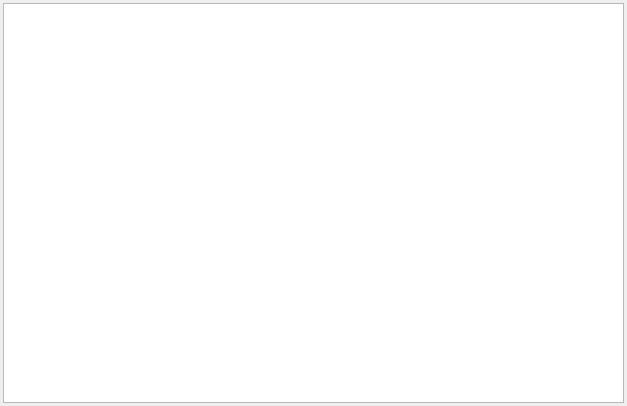
<?xml version="1.0" encoding="UTF-8"?>
<ui version="4.0">
 <class>FormList</class>
 <widget class="QWidget" name="FormList">
  <property name="geometry">
   <rect>
    <x>0</x>
    <y>0</y>
    <width>627</width>
    <height>406</height>
   </rect>
  </property>
  <property name="windowTitle">
   <string>Form</string>
  </property>
  <layout class="QVBoxLayout" name="verticalLayout">
   <property name="leftMargin">
    <number>3</number>
   </property>
   <property name="topMargin">
    <number>3</number>
   </property>
   <property name="rightMargin">
    <number>3</number>
   </property>
   <property name="bottomMargin">
    <number>3</number>
   </property>
   <item>
    <widget class="QTableView" name="tableView">
     <property name="editTriggers">
      <set>QAbstractItemView::NoEditTriggers</set>
     </property>
     <property name="alternatingRowColors">
      <bool>true</bool>
     </property>
     <property name="selectionMode">
      <enum>QAbstractItemView::SingleSelection</enum>
     </property>
     <attribute name="verticalHeaderDefaultSectionSize">
      <number>23</number>
     </attribute>
     <attribute name="verticalHeaderMinimumSectionSize">
      <number>23</number>
     </attribute>
    </widget>
   </item>
  </layout>
 </widget>
 <resources/>
 <connections/>
</ui>
